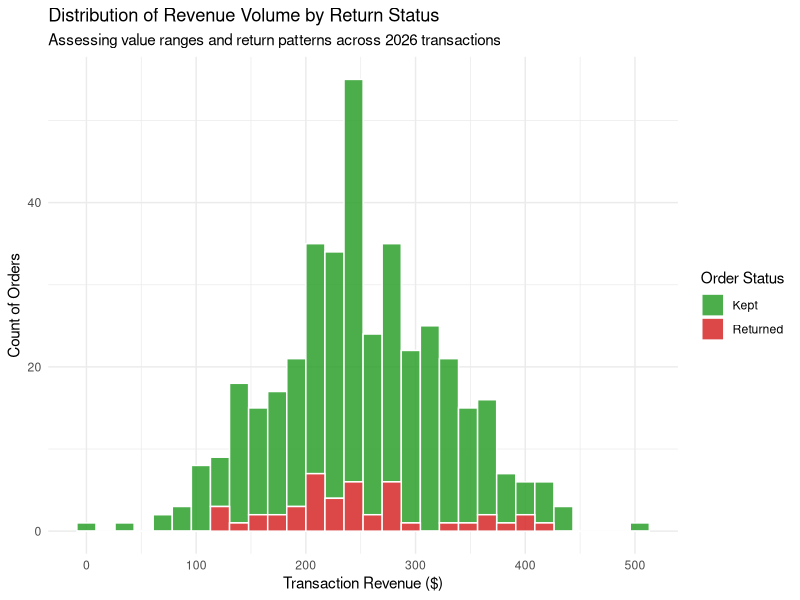
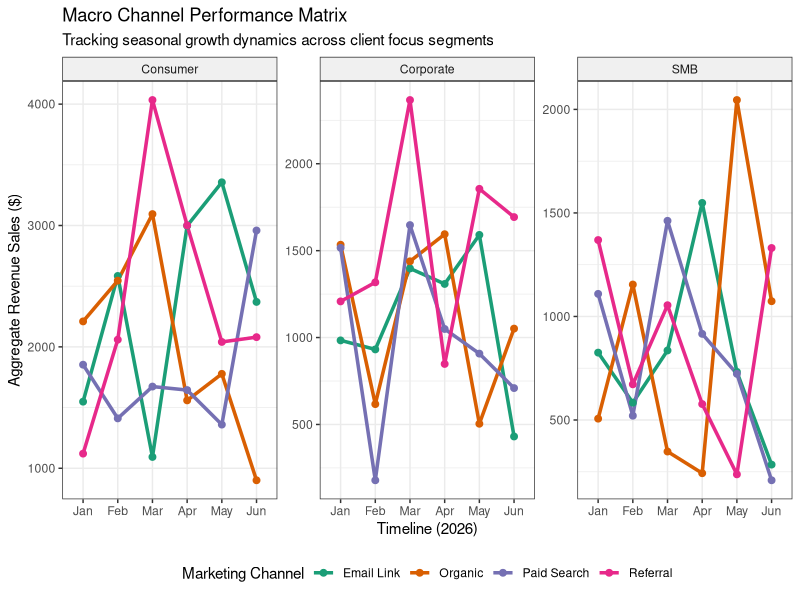

Here is the R script that generated these plots, in order:
# ==============================================================================
# Day 18: Exploratory Data Analysis (EDA) Project
# 30-Days-Of-R
# Author: Benjamin Kithome
# ==============================================================================

# Load required libraries
library(tidyverse)

# Set seed for reproducible pseudo-random generation
set.seed(101)

# ------------------------------------------------------------------------------
# 1. Setup Complex Mock Dataset
# ------------------------------------------------------------------------------
# Simulating raw operational business tracking tables
n_records <- 400
eda_raw_data <- tibble(
  order_id = 1001:(1000 + n_records),
  customer_segment = sample(c("Corporate", "Consumer", "SMB"), n_records, replace = TRUE, prob = c(0.3, 0.5, 0.2)),
  order_date_str = sample(seq(as.Date('2026/01/01'), as.Date('2026/06/30'), by="day"), n_records, replace = TRUE) %>% as.character(),
  channel = sample(c("Paid Search", "Organic", "Email Link", "Referral "), n_records, replace = TRUE),
  revenue = c(rnorm(n_records - 20, mean = 250, sd = 80), rep(NA, 20)), # Injecting missing values
  returned = sample(c("YES", "NO"), n_records, replace = TRUE, prob = c(0.15, 0.85))
)

print("--- Step 1: Initial Structural Glimpse ---")
glimpse(eda_raw_data)

# ------------------------------------------------------------------------------
# 2. Data Cleaning & Profiling (Target Isolation)
# ------------------------------------------------------------------------------
# Tasks: Handle text white spaces, convert date data types, and impute missing fields.
eda_cleaned <- eda_raw_data %>%
  mutate(
    # Clean whitespace from categories
    channel = str_trim(channel),
    
    # Parse dates explicitly
    order_date = ymd(order_date_str),
    order_month = month(order_date, label = TRUE, abbr = TRUE),
    
    # Standardize string states to boolean triggers
    is_returned = if_else(returned == "YES", TRUE, FALSE),
    
    # Impute missing values with the median revenue of valid transactions
    revenue = replace_na(revenue, median(revenue, na.rm = TRUE))
  ) %>%
  select(-order_date_str, -returned)

print("--- Step 2: Missing Data & Cleaning Summary ---")
summary(eda_cleaned)

# ------------------------------------------------------------------------------
# 3. Univariate & Bivariate Distributions
# ------------------------------------------------------------------------------
# Task: Visualize the revenue profile layout to pinpoint skewness and returns behavior.
revenue_distribution_plot <- ggplot(eda_cleaned, aes(x = revenue, fill = is_returned)) +
  geom_histogram(bins = 30, position = "stack", color = "white", alpha = 0.85) +
  scale_fill_manual(values = c("#2ca02c", "#d62728"), labels = c("Kept", "Returned")) +
  theme_minimal() +
  labs(
    title = "Distribution of Revenue Volume by Return Status",
    subtitle = "Assessing value ranges and return patterns across 2026 transactions",
    x = "Transaction Revenue ($)",
    y = "Count of Orders",
    fill = "Order Status"
  )

print("--- Rendering Revenue Distribution Chart ---")
print(revenue_distribution_plot)

# ------------------------------------------------------------------------------
# 4. Multivariate Deep Dive (Faceted Relationship Mapping)
# ------------------------------------------------------------------------------
# Task: Uncover segment tracking behaviors by plotting revenue across channels over time.
channel_trends_plot <- eda_cleaned %>%
  group_by(order_month, customer_segment, channel) %>%
  summarise(total_sales = sum(revenue), .groups = "drop") %>%
  ggplot(aes(x = order_month, y = total_sales, group = channel, color = channel)) +
  geom_line(linewidth = 1.2) +
  geom_point(size = 2) +
  # Create a matrix layout breaking down Segments across panels
  facet_wrap(~ customer_segment, scales = "free_y") +
  theme_bw() +
  scale_color_brewer(palette = "Dark2") +
  labs(
    title = "Macro Channel Performance Matrix",
    subtitle = "Tracking seasonal growth dynamics across client focus segments",
    x = "Timeline (2026)",
    y = "Aggregate Revenue Sales ($)",
    color = "Marketing Channel"
  ) +
  theme(legend.position = "bottom", strip.background = element_rect(fill = "#f0f0f0"))

print("--- Rendering Multivariate Faceted Trend Line Plot ---")
print(channel_trends_plot)

# ==============================================================================
# End of Day 18 EDA Project Script
# ==============================================================================
